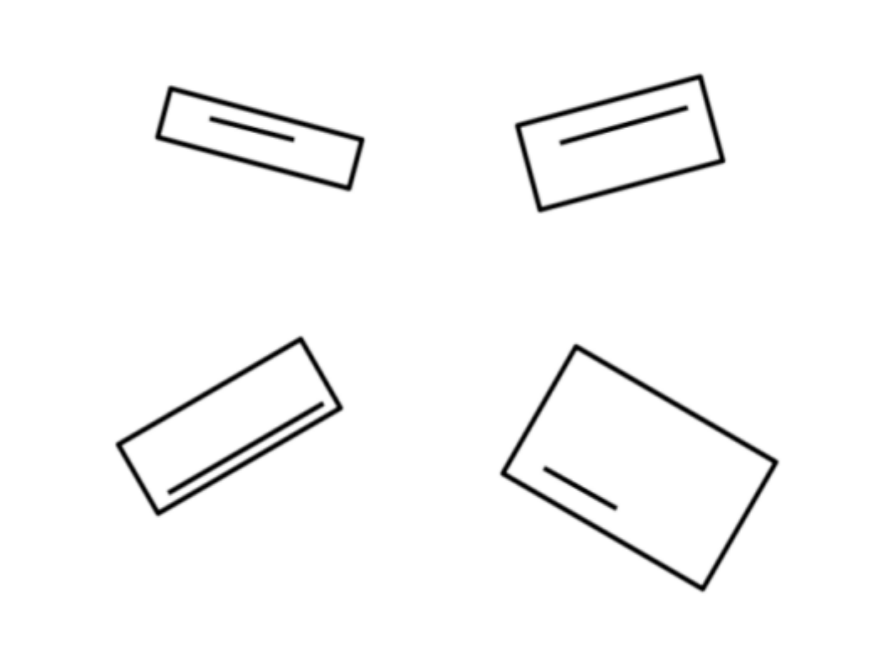
#> input picture shape.png, 881 x 650 px; the run also reads 1 picture not shown here
$ python rectangle_alignment.py
#> lines starting #> are read from the running program, lines starting #| are printed output that depends on the picture; after the words box and inside, x2 and y2 are one past the last pixel; in counts of white or black regions, pixels touching at a corner belong together; long printed decimals are rounded
import cv2
import numpy as np
import math

''' -------Function to display 3 windows in each row--------- '''

def stackImages(scale, imgArray):
    rows = len(imgArray)
    cols = len(imgArray[0])
    rowsAvailable = isinstance(imgArray[0], list)
    width = imgArray[0][0].shape[1]
    height = imgArray[0][0].shape[0]
    if rowsAvailable:
        for x in range(0, rows):
            for y in range(0, cols):
                if imgArray[x][y].shape[:2] == imgArray[0][0].shape[:2]:
                    imgArray[x][y] = cv2.resize(imgArray[x][y], (0, 0), None, scale, scale)
                else:
                    imgArray[x][y] = cv2.resize(imgArray[x][y], (imgArray[0][0].shape[1], imgArray[0][0].shape[0]),
                                                None, scale, scale)
                if len(imgArray[x][y].shape) == 2: imgArray[x][y] = cv2.cvtColor(imgArray[x][y], cv2.COLOR_GRAY2BGR)
        imageBlank = np.zeros((height, width, 3), np.uint8)
        hor = [imageBlank] * rows
        hor_con = [imageBlank] * rows
        for x in range(0, rows):
            hor[x] = np.hstack(imgArray[x])
        ver = np.vstack(hor)
    else:
        for x in range(0, rows):
            if imgArray[x].shape[:2] == imgArray[0].shape[:2]:
                imgArray[x] = cv2.resize(imgArray[x], (0, 0), None, scale, scale)
            else:
                imgArray[x] = cv2.resize(imgArray[x], (imgArray[0].shape[1], imgArray[0].shape[0]), None, scale, scale)
            if len(imgArray[x].shape) == 2: imgArray[x] = cv2.cvtColor(imgArray[x], cv2.COLOR_GRAY2BGR)
        hor = np.hstack(imgArray)
        ver = hor
    return ver


''' -------Function returns dictionary of information of line and rectangle contours--------- '''

def getContours(img, imgContour, contourType):
    if contourType == "line":
        contours, hierarchy = cv2.findContours(img, cv2.RETR_TREE, cv2.CHAIN_APPROX_SIMPLE)
    else:
        contours, hierarchy = cv2.findContours(img, cv2.RETR_EXTERNAL, cv2.CHAIN_APPROX_SIMPLE)
    print(len(contours))
    # print(hierarchy)
    rectangleContours = []
    lineContours = []
    for i in range(0, len(contours)):
        peri = cv2.arcLength(contours[i], True)
        # print(peri)
        approx = cv2.approxPolyDP(contours[i], 0.02 * peri, True)
        # print(len(approx))
        area = cv2.contourArea(contours[i])

        rect = cv2.minAreaRect(contours[i])
        box = cv2.boxPoints(rect)
        # print(box)
        box = np.int0(box)
        # print(box)
        center = rect[0]
        size = rect[1]
        angle = rect[2]
        # print(f"Contour- {i}\nCenter = {center}\nSize = {size}\nAngle = {angle}\nArea = {area}\n")

        '''Trying to Separate Contours that are actually a line and Stored in list of dictionary named as lineContours[]'''

        if contourType == "line":
            if area >= 5:
                if size[0] < 20 or size[1] < 20:
                    print(f"Contour {i} may be line.")
                    cv2.drawContours(imgContour, [box], 0, (0, 0, 255), 2)
                    line_dict = {'contour': i,
                                 'center': center,
                                 'size': size,
                                 'angle': angle,
                                 'area': area,
                                 'box': box}
                    lineContours.append(line_dict)
        else:
            x_start = box[3][0]
            y_start = box[3][1]
            a = box[0][0]
            b = box[0][1]
            c = box[2][0]
            d = box[2][1]
            d1 = math.sqrt((x_start - a) ** 2 + (y_start - b) ** 2)
            d2 = math.sqrt((x_start - c) ** 2 + (y_start - d) ** 2)
            if d1 >= d2:
                x_end = x_start - int(size[0])
                y_end = y_start - int(size[1])
            else:
                x_end = x_start + int(size[1])
                y_end = y_start - int(size[0])

            cv2.drawContours(imgContour, [box], 0, (0, 0, 255), 3)
            rect_dict = {'contour': i,
                         'center': center,
                         'size': size,
                         'angle': angle,
                         'area': area,
                         'box': box,
                         'BBpoints': [x_start, y_start, x_end, y_end]}
            rectangleContours.append(rect_dict)

    if contourType == "line":
        print(len(lineContours))
        similarLineList = []
        while len(lineContours) != 0:
            similarLine = []
            line = lineContours[0]
            similarLine.append(line)
            for j in range(1, len(lineContours)):
                if j < len(lineContours):
                    if abs(line['center'][0] - lineContours[j]['center'][0] < 10 and line['center'][1] -
                           lineContours[j]['center'][1] < 10.0):
                        if abs(line['angle'] - lineContours[j]['angle']) < 1.0:
                            if abs(line['area'] - lineContours[j]['area']) < 175:
                                similarLine.append(lineContours[j])
                                print(f"Contours- {line['contour']} and {lineContours[j]['contour']} are same !!!")
                                del lineContours[j]
                                print(f"Length of lineContours : {len(lineContours)}")
            del lineContours[0]
            similarLineList.extend([similarLine])
        # print(len(similarLine))
        # print(similarLineList[0])
        for similarLines in similarLineList:
            if len(similarLines) > 1:
                if similarLines[0]['area'] < similarLines[1]['area']:
                    lineContours.append(similarLines[0])
                    print(f"Line {similarLines[0]['contour']} is added to Line Contours")
                else:
                    lineContours.append(similarLines[1])
                    print(f"Line {similarLines[1]['contour']} is added to Line Contours")

            else:
                lineContours.append(similarLines[0])
                print(f"Line {similarLines[0]['contour']} is added to Line Contours")
        return lineContours

    else:
        return rectangleContours


img = cv2.imread('shape.png')
#> img is the input picture: shape (650, 881, 3); min 0, max 255, mean 248.6
original_img = cv2.cvtColor(img, cv2.COLOR_BGR2RGB)
cv2.putText(original_img, "Original RGB Image", (120, 28), cv2.FONT_HERSHEY_COMPLEX, 1, (0, 0, 255), 2)
#> original_img: shape (650, 881, 3); 0.52% of pixels changed, all inside (x1, y1, x2, y2) = (122, 6, 453, 37)
cv2.imshow("Original Image", original_img)

blankImg = cv2.imread('blank.png')
imgContour = img.copy()

imgBlur = cv2.GaussianBlur(img, (7, 7), 1)
imgGray = cv2.cvtColor(imgBlur, cv2.COLOR_BGR2GRAY)

imgCanny = cv2.Canny(imgGray, 20, 23)
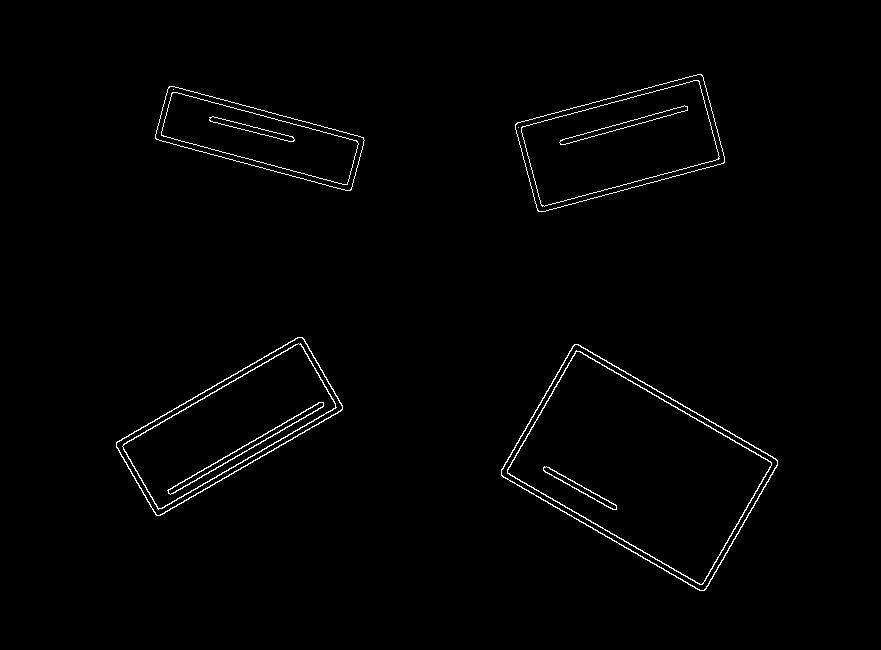
#> imgCanny: shape (650, 881); 1.2% white in thin lines or dots, all inside (x1, y1, x2, y2) = (116, 74, 778, 591)

lineContours = getContours(imgCanny, imgContour, "line")
#> in getContours, `contours, hierarchy = cv2.findContours(img, cv2.RETR_TREE, cv2.CHAIN_A..`: contours = 26 contours, 2 with area under 20; largest, box (x1, y1, x2, y2) and area: (501, 344, 778, 591) 35944, (501, 344, 778, 591) 35572, (507, 350, 772, 585) 32110, (507, 351, 772, 585) 31758, (116, 337, 343, 516) 18400
#| 26
#> the loop in getContours, `for i in range(0, len(contours)):` made 26 passes
#> (peri, approx, area, box, center, size, angle) on passes 1 to 4: (823.2, [[574, 344], [501, 475], [704, 590], [777, 460]], 35944.5, [[703, 592], [497, 474], [574, 341], [779, 460]], (638.9, 467.3), (153, 237.4), -60), (820.8, [[575, 344], [777, 461], [703, 590], [501, 474]], 35571.5, [[703, 592], [498, 474], [574, 342], [779, 460]], (638.9, 467.3), (152, 236.4), -60), (784.5, [[576, 350], [507, 473], [702, 584], [771, 462]], 32110.5, [[701, 585], [504, 472], [576, 348], [773, 462]], (638.9, 467.3), (142.7, 227.4), -59.97), (781.4, [[576, 351], [771, 463], [701, 584], [507, 472]], 31757.5, [[701, 585], [505, 472], [576, 349], [772, 462]], (638.9, 467.3), (141.8, 226.5), -59.98)
#| Contour 4 may be line.
#| Contour 5 may be line.
#| Contour 10 may be line.
#| Contour 11 may be line.
#| Contour 16 may be line.
#| Contour 17 may be line.
#| Contour 24 may be line.
#| Contour 25 may be line.
#> after the loop in getContours, `for i in range(0, len(contours)):`:
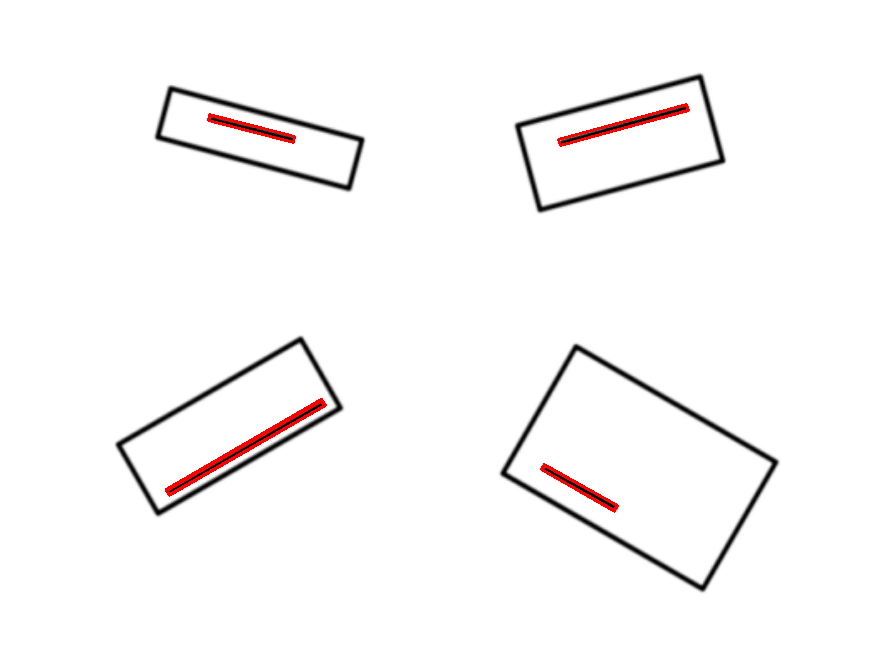
#> imgContour: shape (650, 881, 3); 0.58% of pixels changed, all inside (x1, y1, x2, y2) = (165, 103, 690, 513)
#> after the loop in getContours, `for i in range(0, len(contours)):`: lineContours = 8 items; rectangleContours = []
#| 8
#> the loop in getContours, `while len(lineContours) != 0:` made 5 passes
#| Contours- 4 and 5 are same !!!
#| Length of lineContours : 7
#| Contours- 16 and 17 are same !!!
#| Length of lineContours : 3
#| Contours- 24 and 25 are same !!!
#| Length of lineContours : 1
#> after the loop in getContours, `while len(lineContours) != 0:`: similarLineList = 5 items
#> the loop in getContours, `for similarLines in similarLineList:` made 5 passes
#| Line 5 is added to Line Contours
#| Line 10 is added to Line Contours
#| Line 11 is added to Line Contours
#| Line 17 is added to Line Contours
#| Line 25 is added to Line Contours
#> lineContours = 5 items
# print(len(lineContours))
rectangleContours = getContours(imgCanny, imgContour, "rectangle")
#> call 2 of getContours, with contourType = 'rectangle'
#> in getContours (call 2), `contours, hierarchy = cv2.findContours(img, cv2.RETR_EXTERNAL, cv2.CHA..`: contours = 4 contours; box (x1, y1, x2, y2) and area: (501, 344, 778, 591) 35944, (116, 337, 343, 516) 18400, (515, 74, 725, 212) 17910, (155, 86, 365, 191) 11282
#| 4
#> the loop in getContours (call 2), `for i in range(0, len(contours)):` made 4 passes
#> (peri, approx, area, box, center, size, angle, x_start) on passes 1 to 4: (823.2, [[574, 344], [501, 475], [704, 590], [777, 460]], 35944.5, [[703, 592], [497, 474], [574, 341], [779, 460]], (638.9, 467.3), (153, 237.4), -60, 779), (637.5, [[302, 337], [116, 442], [156, 515], [342, 409]], 18399.5, [[156, 517], [113, 442], [301, 334], [344, 408]], (228.9, 425.8), (217.1, 86.04), -30.03, 344), (548.7, [[168, 87], [156, 139], [351, 189], [363, 137]], 11282, [[350, 191], [153, 138], [168, 84], [365, 137]], (259.3, 138), (56.63, 204.1), -74.97, 365), (607.1, [[702, 75], [517, 122], [537, 210], [723, 163]], 17909.5, [[537, 213], [513, 122], [701, 72], [726, 162]], (619.7, 142.8), (195.2, 93.26), -15.01, 726)
#> after the loop in getContours (call 2), `for i in range(0, len(contours)):`:
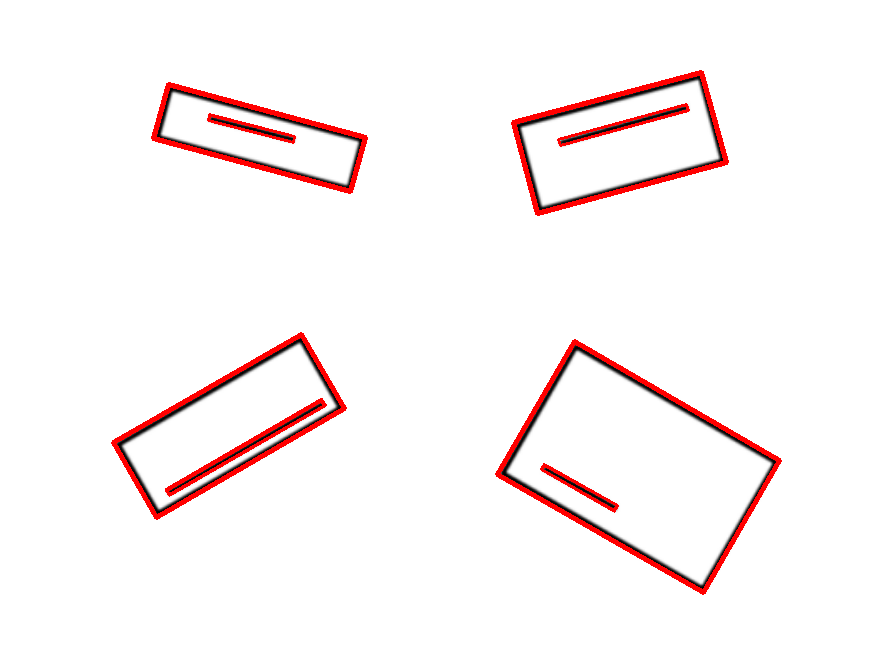
#> imgContour: shape (650, 881, 3); 2.19% of pixels changed, all inside (x1, y1, x2, y2) = (111, 70, 782, 595)
#> after the loop in getContours (call 2), `for i in range(0, len(contours)):`: lineContours = []; rectangleContours = 4 items
#> rectangleContours = 4 items

rotatedImgContour = img.copy()

for rectContour in rectangleContours:
    cv2.rectangle(rotatedImgContour, (rectContour['BBpoints'][0], rectContour['BBpoints'][1]), (rectContour['BBpoints'][2], rectContour['BBpoints'][3]), (219, 67, 119), 3)
    cv2.rectangle(blankImg, (rectContour['BBpoints'][0], rectContour['BBpoints'][1]),
                  (rectContour['BBpoints'][2], rectContour['BBpoints'][3]), (0, 0, 0), 2)
#> this loop made 4 passes
#> blankImg: shape (595, 818, 3); 98.8% white; 3 black regions, box (x1, y1, x2, y2) and area: (364, 68, 728, 164) 3262, (126, 321, 346, 410) 1814, (778, 307, 818, 462) 685
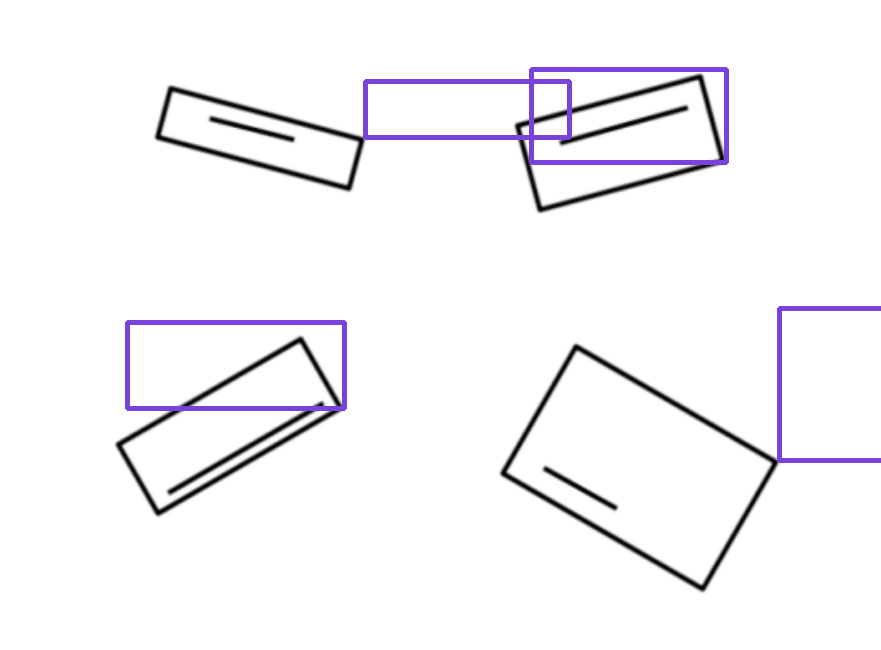
#> rotatedImgContour: shape (650, 881, 3); 1.78% of pixels changed, all inside (x1, y1, x2, y2) = (125, 67, 881, 463)


for lineContour in lineContours:
    print(lineContour['size'])
    if lineContour['size'][0] > lineContour['size'][1]:
        lineContour['length'] = lineContour['size'][0]
        lineContour['width'] = lineContour['size'][1]
    else:
        lineContour['length'] = lineContour['size'][1]
        lineContour['width'] = lineContour['size'][0]
#> this loop made 5 passes
#| (5.463, 83.238)
#| (179.735, 6.517)
#| (178.733, 5.515)
#| (6.040, 87.306)
#| (132.698, 5.995)


def findPerpendicularDist(x1, y1, x2, y2, x, y):
    A = y1 - y2
    B = x2 - x1
    C = x1 * y2 - x2 * y1
    pd = abs((A * x + B * y + C)) / (math.sqrt(A * A + B * B))
    return pd


for i in range(0, len(lineContours)):
    (linePoint_x, linePoint_y) = lineContours[i]['box'][3]

    if i < len(rectangleContours) and len(rectangleContours[i]['box']) >= 4:
        (rect_x1, rect_y1) = rectangleContours[i]['box'][3]
        (rect_x2, rect_y2) = rectangleContours[i]['box'][0]
        (rect_x3, rect_y3) = rectangleContours[i]['box'][2]

        pd1 = findPerpendicularDist(rect_x1, rect_y1, rect_x2, rect_y2, linePoint_x, linePoint_y)
        pd2 = findPerpendicularDist(rect_x1, rect_y1, rect_x3, rect_y3, linePoint_x, linePoint_y)
        pd1 = round(pd1, 0)
        pd2 = round(pd2, 0)

        box = rectangleContours[i]['box']
        x_start = box[3][0]
        y_start = box[3][1]
        length = round(lineContours[i]['length'], 0)
    # width = round(lineContours[i]['width'], 0)
        a = box[0][0]
        b = box[0][1]
        c = box[2][0]
        d = box[2][1]
        d1 = math.sqrt((x_start - a) ** 2 + (y_start - b) ** 2)
        d2 = math.sqrt((x_start - c) ** 2 + (y_start - d) ** 2)
        if d1 >= d2:
            x_start = x_start - pd2
            x_end = x_start - length
            y_start = y_start - pd1
            y_end = y_start
        else:
            x_start = x_start + pd1
            x_end = x_start + length
            y_start = y_start - pd2
            y_end = y_start
    # print(int(x_start), y_start, x_end, y_end)

        cv2.rectangle(rotatedImgContour, (int(x_start), int(y_start)), (int(x_end), int(y_end)), (219, 67, 119), 2)

        cv2.putText(rotatedImgContour, "Rectangle Alligned Image", (120, 28), cv2.FONT_HERSHEY_COMPLEX, 1, (0, 0, 255), 2)

        cv2.rectangle(blankImg, (int(x_start), int(y_start)), (int(x_end), int(y_end)), (0, 0, 0), 2)
        cv2.putText(blankImg, "Rectangle Alligned Image", (120, 28), cv2.FONT_HERSHEY_COMPLEX, 1, (0, 0, 255), 2)
        cv2.imshow("Rectangular Allignment Window", blankImg)
    else:
        print(f"Error: Not enough points in the box for contour {i}")
#> this loop made 5 passes
#> (linePoint_x, linePoint_y, rect_x1, rect_y1, rect_x2, rect_y2, rect_x3, rect_y3) on passes 1 to 4: (617, 505, 779, 460, 703, 592, 574, 341), (325, 405, 344, 408, 156, 517, 301, 334), (324, 405, 365, 137, 350, 191, 168, 84), (294, 136, 726, 162, 537, 213, 701, 72)
#> (linePoint_x, linePoint_y) on pass 5: (687, 110)
#| Error: Not enough points in the box for contour 4
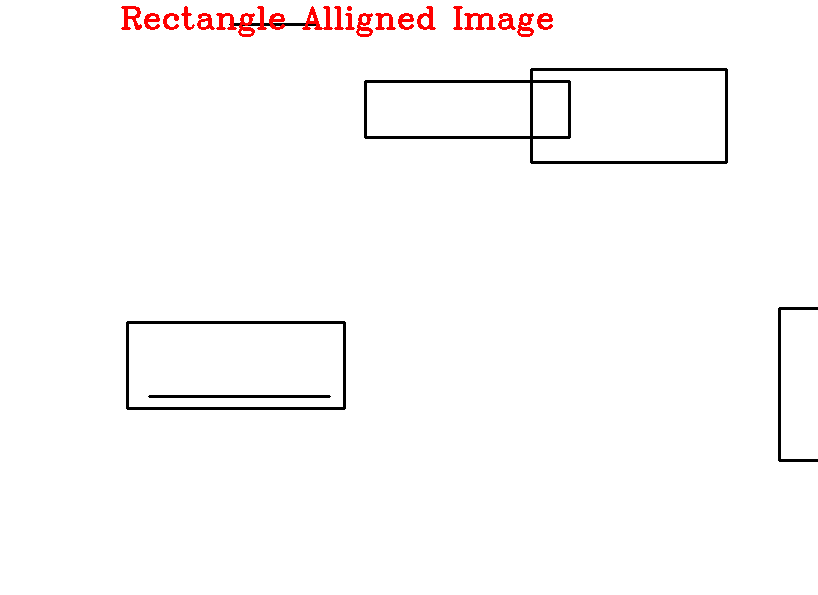
#> blankImg: shape (595, 818, 3); mean B, G, R 249.6, 249.6, 251.6
#> rotatedImgContour: shape (650, 881, 3); 0.8% of pixels changed, all inside (x1, y1, x2, y2) = (121, 6, 553, 398)


cv2.putText(img, "BGR Image", (120, 28),cv2.FONT_HERSHEY_COMPLEX, 1, (0, 0, 255), 2)
cv2.putText(imgBlur, "Blur Image", (120, 28), cv2.FONT_HERSHEY_COMPLEX, 1, (0, 0, 255), 2)
#> imgBlur: shape (650, 881, 3); mean B, G, R 247.9, 247.9, 248.6
cv2.putText(imgGray, "Gray Image", (120, 28), cv2.FONT_HERSHEY_COMPLEX, 1, (0, 0, 255), 2)
#> imgGray: shape (650, 881); min 0, max 255, mean 247.9
cv2.putText(imgCanny, "Canny Image", (120, 28),cv2.FONT_HERSHEY_COMPLEX, 1, (255, 255, 255), 2)
#> imgCanny: shape (650, 881); 1.5% white in thin lines or dots, all inside (x1, y1, x2, y2) = (116, 6, 778, 591)
cv2.putText(imgContour, "Minimum Area Bounded", (120, 28), cv2.FONT_HERSHEY_COMPLEX, 1, (0, 0, 255), 2)
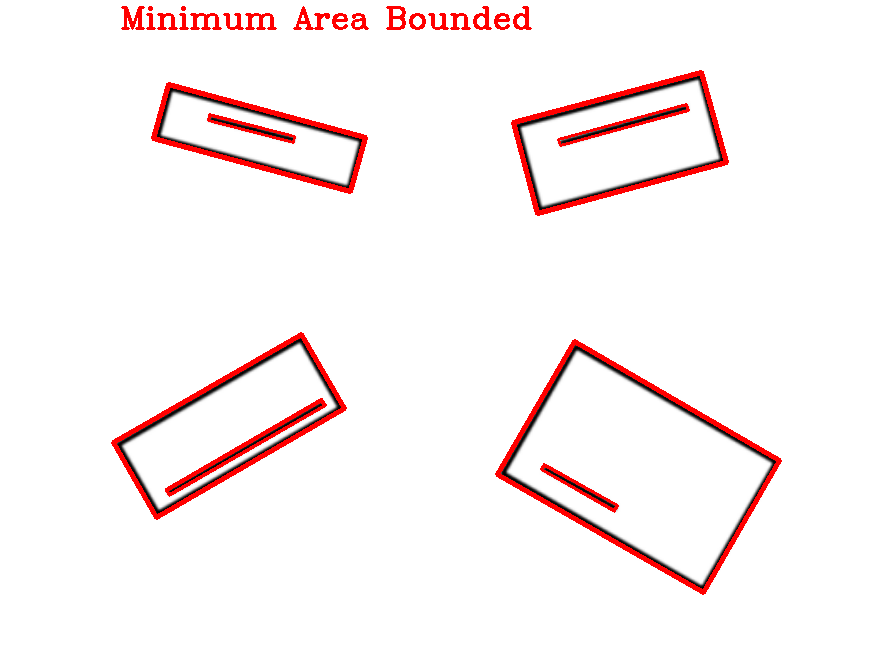
#> imgContour: shape (650, 881, 3); 0.61% of pixels changed, all inside (x1, y1, x2, y2) = (121, 6, 532, 30)

imgStacked = stackImages(0.8, ([img, imgBlur, imgGray],
                               [imgCanny, imgContour, rotatedImgContour]))
#> after the loop in stackImages, `for x in range(0, rows):`: hor = 2 items
#> in stackImages, `ver = np.vstack(hor)`:
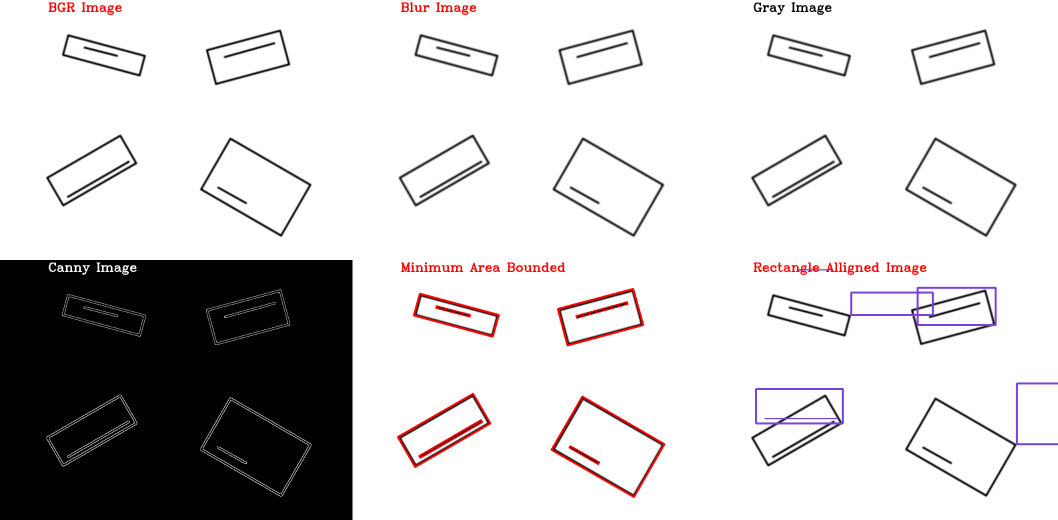
#> ver: shape (1040, 2115, 3) (shown at 1/2 size); mean of channels 0, 1, 2 206.1, 205.6, 207.7; drawn as B, G, R


cv2.namedWindow("Result", cv2.WINDOW_NORMAL)
cv2.imshow("Result", imgStacked)
cv2.waitKey(0)

print("Success!!!")
